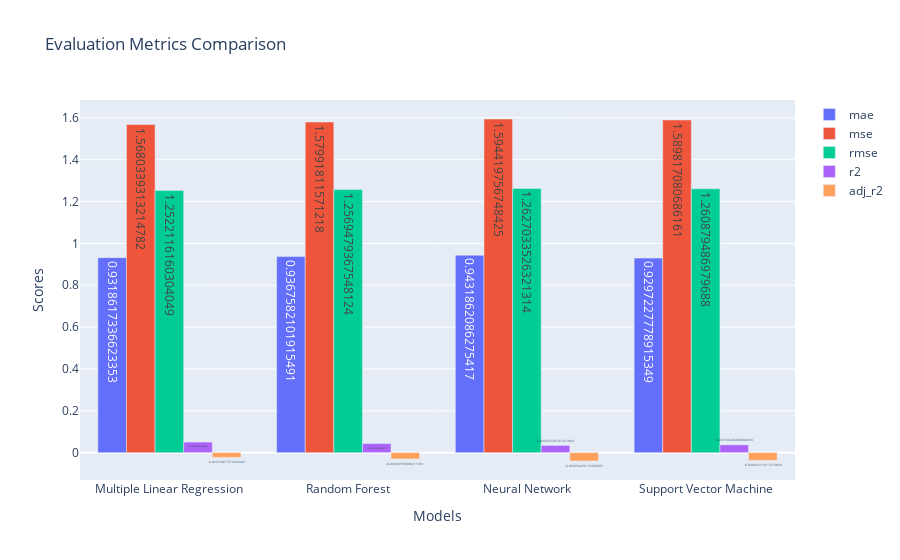

Notebook cell for this chart:
### Code cell
# Extracting model names and metric scores
model_names = [d['model'] for d in regression_stats_val]
metric_labels = list(regression_stats_val[0].keys())[1:]
metric_scores = {metric: [d[metric] for d in regression_stats_val] for metric in metric_labels}

# Plotting the bar chart
fig = go.Figure()

for metric in metric_labels:
    fig.add_trace(go.Bar(
        x=model_names,
        y=metric_scores[metric],
        text=metric_scores[metric],  # Display the values on the bars
        textposition='auto',  # Position the text inside the bars
        name=metric
    ))

# Updating the layout
fig.update_layout(
    title='Evaluation Metrics Comparison',
    xaxis_title='Models',
    yaxis_title='Scores',
    barmode='group'
)

# Display the plot
fig.show()

### Figure 1 — Plotly figure (JSON) as saved in the notebook; plotly's stock layout.template omitted (floating-point values rounded to 4 significant figures)
{"data": [{"name": "mae", "text": ["0.9318617336623353", "0.9367582101915491", "0.9431862086275417", "0.9297227778915349"], "textposition": "auto", "type": "bar", "x": ["Multiple Linear Regression", "Random Forest", "Neural Network", "Support Vector Machine"], "y": [0.9319, 0.9368, 0.9432, 0.9297]}, {"name": "mse", "text": ["1.5680339313214782", "1.57991811571218", "1.594419756748425", "1.589817080686161"], "textposition": "auto", "type": "bar", "x": ["Multiple Linear Regression", "Random Forest", "Neural Network", "Support Vector Machine"], "y": [1.568, 1.58, 1.594, 1.59]}, {"name": "rmse", "text": ["1.2522116160304049", "1.2569479367548124", "1.2627033526321314", "1.260879486979688"], "textposition": "auto", "type": "bar", "x": ["Multiple Linear Regression", "Random Forest", "Neural Network", "Support Vector Machine"], "y": [1.252, 1.257, 1.263, 1.261]}, {"name": "r2", "text": ["0.05053329755299696", "0.04333725597550231", "0.03455630741327964", "0.03734329280688453"], "textposition": "auto", "type": "bar", "x": ["Multiple Linear Regression", "Random Forest", "Neural Network", "Support Vector Machine"], "y": [0.05053, 0.04334, 0.03456, 0.03734]}, {"name": "adj_r2", "text": ["-0.02274417672626461", "-0.03049559086211051", "-0.03995423115460395", "-0.03695215317273859"], "textposition": "auto", "type": "bar", "x": ["Multiple Linear Regression", "Random Forest", "Neural Network", "Support Vector Machine"], "y": [-0.02274, -0.0305, -0.03995, -0.03695]}], "layout": {"barmode": "group", "title": {"text": "Evaluation Metrics Comparison"}, "xaxis": {"title": {"text": "Models"}}, "yaxis": {"title": {"text": "Scores"}}}}
